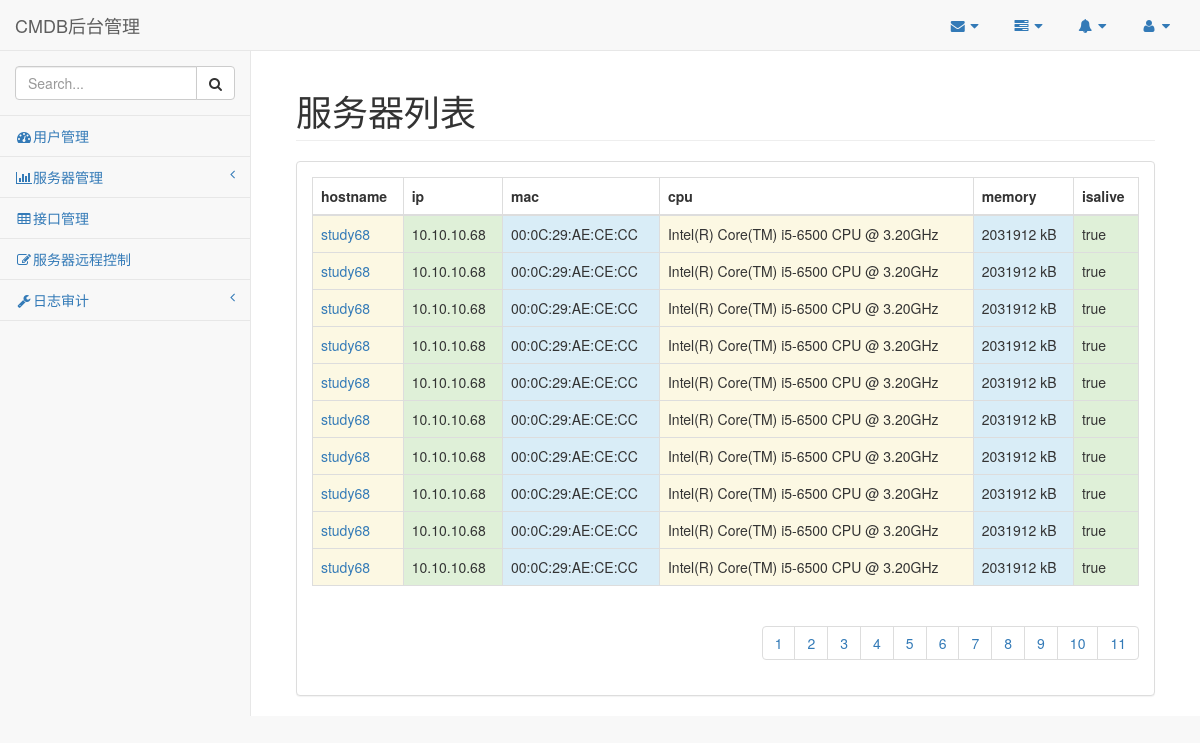
Page /api/ on the committed database.
### Service/models.py (models this page shows)
class Service(models.Model):
    ip = models.CharField(max_length=32, verbose_name="服务器ip")
    mac = models.CharField(max_length=32, verbose_name="服务器物理地址")
    cpu = models.CharField(max_length=32, verbose_name="服务器CPU")
    memory = models.CharField(max_length=32, verbose_name="服务器内存")
    isalive = models.CharField(max_length=32, verbose_name="服务器状态")
    hostname = models.CharField(max_length=32, verbose_name="服务器名称")

### Service/views.py (the view)
# urls.py: url(r"^(?P<page>\d+)", server),
def server(request, page=1):  # url默认执行第一页
    servers = Service.objects.all()
    p_servers = Paginator(servers, 10)  # 对指定序列以每10条为一页进行分页
    pageData = p_servers.page(int(page))
    return render(request, "ServerList.html", {"pageData": pageData, "pageRange": p_servers.page_range})

### templates/ServerList.html (shortened to what this page needs)
{% extends "blank.html" %}
{% block label %}
    服务器列表
{% endblock %}
{% block content %}
    <div class="row">
        <div class="col-lg-12">
            <div class="panel panel-default">
                <div class="panel-body">
                    <table width="100%" class="table table-striped table-bordered table-hover" id="dataTables-example">
                        <thead>
                        <tr>
                            <th>hostname</th>
                            <th>ip</th>
                            <th>mac</th>
                            <th>cpu</th>
                            <th>memory</th>
                            <th>isalive</th>
                        </tr>
                        </thead>
                        <tbody>
                        {% for data in pageData %}
                            <tr>
                                <td class="warning">
                                    <a href="/server/getConnect/?id={{ data.id }}">
                                        {{ data.hostname }}
                                    </a>
                                </td>
                                <td class="success">{{ data.ip }}</td>
                                <td class="info">{{ data.mac }}</td>
                                <td class="warning">{{ data.cpu }}</td>
                                <td class="info">{{ data.memory }}</td>
                                <td class="success">{{ data.isalive }}</td>
                            </tr>
                        {% endfor %}
                        </tbody>
                    </table>
                    <ul class="pagination pull-right">
                        {% for page in pageRange %}
                            <li>
                                <a href="/server/{{ page }}/">{{ page }}</a>
                            </li>
                        {% endfor %}
                    </ul>
                </div>
            </div>
        </div>
    </div>
{% endblock %}

### templates/blank.html (shortened to what this page needs)
<!DOCTYPE html>
<html lang="en">
<head>
    <link href="/static/vendor/bootstrap/css/bootstrap.min.css" rel="stylesheet">
    <link href="/static/vendor/metisMenu/metisMenu.min.css" rel="stylesheet">
    <link href="/static/dist/css/sb-admin-2.css" rel="stylesheet">
    <link href="/static/vendor/font-awesome/css/font-awesome.min.css" rel="stylesheet" type="text/css">
</head>
<body>
<div id="wrapper">
    <nav class="navbar navbar-default navbar-static-top" role="navigation" style="margin-bottom: 0">
        <div class="navbar-header">
            <a class="navbar-brand" href="index.html">CMDB后台管理</a>
        </div>
        <ul class="nav navbar-top-links navbar-right">
            <li class="dropdown">
                <a class="dropdown-toggle" data-toggle="dropdown" href="#">
                    <i class="fa fa-envelope fa-fw"></i> <i class="fa fa-caret-down"></i>
                </a>
            </li>
            <li class="dropdown">
                <a class="dropdown-toggle" data-toggle="dropdown" href="#">
                    <i class="fa fa-tasks fa-fw"></i> <i class="fa fa-caret-down"></i>
                </a>
            </li>
            <li class="dropdown">
                <a class="dropdown-toggle" data-toggle="dropdown" href="#">
                    <i class="fa fa-bell fa-fw"></i> <i class="fa fa-caret-down"></i>
                </a>
            </li>
            <li class="dropdown">
                <a class="dropdown-toggle" data-toggle="dropdown" href="#">
                    <i class="fa fa-user fa-fw"></i> <i class="fa fa-caret-down"></i>
                </a>
            </li>
        </ul>
        <div class="navbar-default sidebar" role="navigation">
            <div class="sidebar-nav navbar-collapse">
                <ul class="nav" id="side-menu">
                    <li class="sidebar-search">
                        <div class="input-group custom-search-form">
                            <input type="text" class="form-control" placeholder="Search...">
                            <span class="input-group-btn">
                                    <button class="btn btn-default" type="button">
                                        <i class="fa fa-search"></i>
                                    </button>
                                </span>
                        </div>
                    </li>
                    <li>
                        <a href="#"><i class="fa fa-dashboard fa-fw"></i>用户管理</a>
                    </li>
                    <li>
                        <a href="#"><i class="fa fa-bar-chart-o fa-fw"></i>服务器管理<span class="fa arrow"></span></a>
                    </li>
                    <li>
                        <a href="canuse/tables.html"><i class="fa fa-table fa-fw"></i>接口管理</a>
                    </li>
                    <li>
                        <a href="canuse/forms.html"><i class="fa fa-edit fa-fw"></i>服务器远程控制</a>
                    </li>
                    <li>
                        <a href="#"><i class="fa fa-wrench fa-fw"></i>日志审计<span class="fa arrow"></span></a>
                </ul>
            </div>
        </div>
    </nav>
    <div id="page-wrapper">
        <div class="container-fluid">
            <div class="row">
                <div class="col-lg-12">
                    <h1 class="page-header">
                        {% block label %}{% endblock %}
                    </h1>
                </div>
            </div>
            {% block content %}
            {% endblock %}
        </div>
    </div>
</div>
</body>
</html>

### rows in the picture
Service: hostname "study68", ip "10.10.10.68", mac "00:0C:29:AE:CE:CC", cpu "Intel(R) Core(TM) i5-6500 CPU @ 3.20GHz", memory "2031912 kB", isalive "true"
Service: hostname "study68", ip "10.10.10.68", mac "00:0C:29:AE:CE:CC", cpu "Intel(R) Core(TM) i5-6500 CPU @ 3.20GHz", memory "2031912 kB", isalive "true"
Service: hostname "study68", ip "10.10.10.68", mac "00:0C:29:AE:CE:CC", cpu "Intel(R) Core(TM) i5-6500 CPU @ 3.20GHz", memory "2031912 kB", isalive "true"
Service: hostname "study68", ip "10.10.10.68", mac "00:0C:29:AE:CE:CC", cpu "Intel(R) Core(TM) i5-6500 CPU @ 3.20GHz", memory "2031912 kB", isalive "true"
Service: hostname "study68", ip "10.10.10.68", mac "00:0C:29:AE:CE:CC", cpu "Intel(R) Core(TM) i5-6500 CPU @ 3.20GHz", memory "2031912 kB", isalive "true"
Service: hostname "study68", ip "10.10.10.68", mac "00:0C:29:AE:CE:CC", cpu "Intel(R) Core(TM) i5-6500 CPU @ 3.20GHz", memory "2031912 kB", isalive "true"
Service: hostname "study68", ip "10.10.10.68", mac "00:0C:29:AE:CE:CC", cpu "Intel(R) Core(TM) i5-6500 CPU @ 3.20GHz", memory "2031912 kB", isalive "true"
Service: hostname "study68", ip "10.10.10.68", mac "00:0C:29:AE:CE:CC", cpu "Intel(R) Core(TM) i5-6500 CPU @ 3.20GHz", memory "2031912 kB", isalive "true"
Service: hostname "study68", ip "10.10.10.68", mac "00:0C:29:AE:CE:CC", cpu "Intel(R) Core(TM) i5-6500 CPU @ 3.20GHz", memory "2031912 kB", isalive "true"
Service: hostname "study68", ip "10.10.10.68", mac "00:0C:29:AE:CE:CC", cpu "Intel(R) Core(TM) i5-6500 CPU @ 3.20GHz", memory "2031912 kB", isalive "true"

### other values in the picture
{{ page }} "1" "2" "3" "4" "5" "6" "7" "8" "9" "10" "11"
